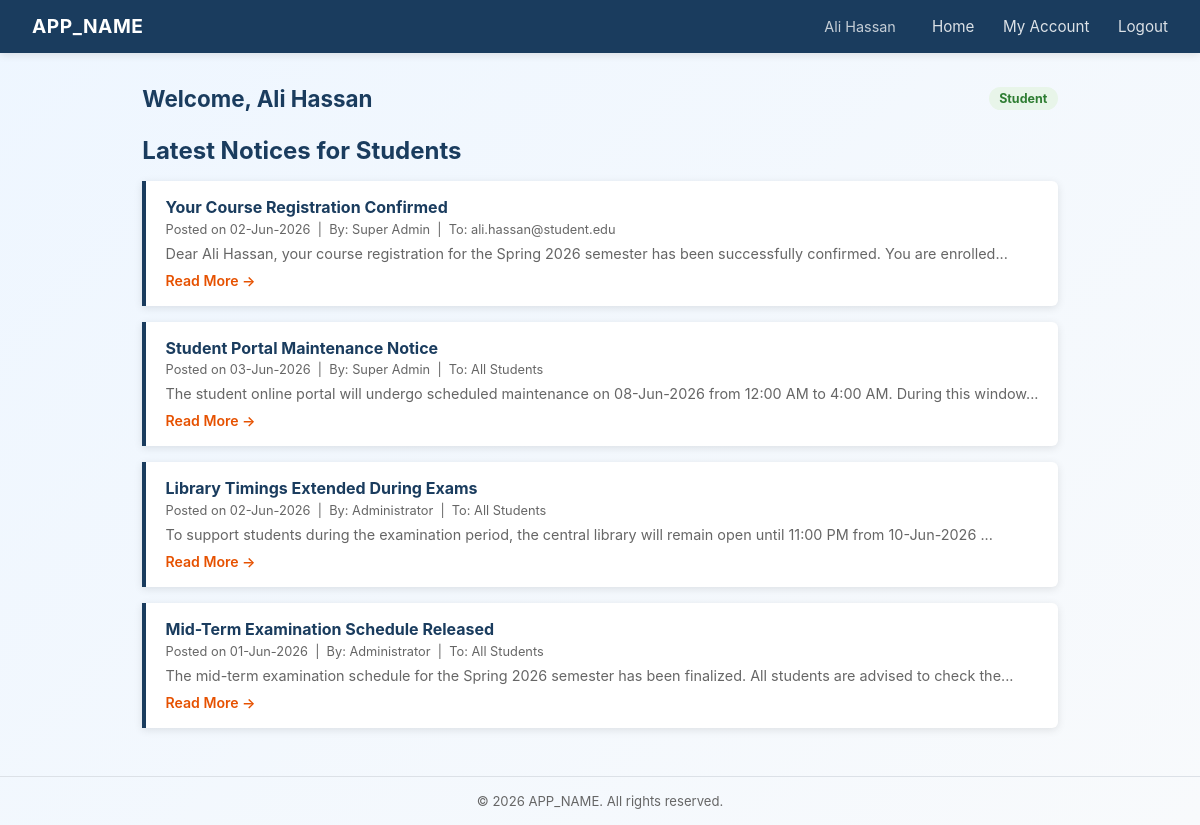
Screenshot of /user/dashboard.php (signed in) with the database file from the repository.
### tables this page shows
CREATE TABLE `notices` (
  `ID` int(11) NOT NULL,
  `subject` varchar(255) NOT NULL,
  `detail` text NOT NULL,
  `date` varchar(20) NOT NULL,
  `user` varchar(100) NOT NULL COMMENT 'Publisher name',
  `category` varchar(255) NOT NULL COMMENT 'Audience: All Students / All Teachers / email',
  `role` varchar(100) NOT NULL COMMENT 'Publisher role'
);

### classes/Database.php (called while the page is built, shortened)
<?php
class Database
{
    private static ?Database $instance = null;
    private mysqli $connection;
    private function __construct()
    {
        $this->connection = new mysqli(DB_HOST, DB_USER, DB_PASS, DB_NAME);
        $this->connection->set_charset('utf8mb4');
    }
    public static function getInstance(): Database
    {
        if (self::$instance === null) {
            self::$instance = new Database();
        }
        return self::$instance;
    }
    public function select(string $sql, string $types = '', array $params = []): array
    {
        $stmt = $this->prepare($sql, $types, $params);
        $stmt->execute();
        $result = $stmt->get_result();
        $rows = [];
        while ($row = $result->fetch_assoc()) {
            $rows[] = $row;
        }
        return $rows;
    }
    private function prepare(string $sql, string $types, array $params): mysqli_stmt
    {
        $stmt = $this->connection->prepare($sql);
        if ($types && $params) {
            $stmt->bind_param($types, ...$params);
        }
        return $stmt;
    }
}

### classes/Notice.php (called while the page is built, shortened)
<?php
class Notice
{
    private Database $db;
    public function __construct()
    {
        $this->db = Database::getInstance();
    }
    public function getForUser(string $email, string $userType): array
    {
        $groupCategory = ($userType === 'Teacher') ? 'All Teachers' : 'All Students';
        return $this->db->select(
            'SELECT * FROM notices
             WHERE category = ? OR category = ? OR category = ?
             ORDER BY ID DESC',
            'sss',
            [$email, $groupCategory, 'All']
        );
    }
}

### user/dashboard.php (the view, shortened to what this page needs)
<?php
$noticeModel = new Notice();
$notices = $noticeModel->getForUser($_SESSION['user_email'], $_SESSION['user_type']);
?>
<?php include __DIR__ . '/../includes/header.php'; ?>
<div class="page-header">
    <h1>Welcome, <?= htmlspecialchars($_SESSION['user_name']) ?></h1>
    <span class="badge badge-success"><?= htmlspecialchars($_SESSION['user_type']) ?></span>
</div>
<h2 style="color:var(--primary); margin-bottom:1rem;">
    Latest Notices for <?= htmlspecialchars($_SESSION['user_type']) ?>s
</h2>
<?php if (empty($notices)): ?>
    <div class="alert alert-info">No notices available at the moment.</div>
<?php else: ?>
    <?php foreach ($notices as $notice): ?>
        <div class="notice-item">
            <h3><?= htmlspecialchars($notice['subject']) ?></h3>
            <div class="meta">
                Posted on <?= htmlspecialchars($notice['date']) ?>
                &nbsp;|&nbsp; By: <?= htmlspecialchars($notice['role']) ?>
                &nbsp;|&nbsp; To: <?= htmlspecialchars($notice['category']) ?>
            </div>
            <p style="margin:.5rem 0; font-size:.9rem; color:var(--muted);">
                <?= htmlspecialchars(substr($notice['detail'], 0, 120)) ?>...
            </p>
            <a href="<?= APP_URL ?>/user/notice.php?id=<?= (int)$notice['ID'] ?>">Read More &rarr;</a>
        </div>
    <?php endforeach; ?>
<?php endif; ?>
<?php include __DIR__ . '/../includes/footer.php'; ?>

### assets/css/style.css (style rules this page uses)
*, *::before, *::after { box-sizing: border-box; margin: 0; padding: 0; }
:root { --primary: #1a3c5e; --secondary: #2e7d32; --accent: #e65100; --bg: #f4f6f8; --white: #ffffff; --text: #333333; --muted: #666666; --border: #dce1e7; --danger: #c62828; --success: #2e7d32; --radius: 6px; --shadow: 0 2px 8px rgba(0,0,0,.1); }
body { font-family: 'Segoe UI', Arial, sans-serif; background: var(--bg); color: var(--text); min-height: 100vh; display: flex; flex-direction: column; }
.badge { display: inline-block; padding: .25rem .65rem; border-radius: 20px; font-size: .78rem; font-weight: 700; }
.badge-success { background: #e8f5e9; color: #2e7d32; }
.notice-item { border-left: 4px solid var(--primary); padding: 1rem 1.2rem; margin-bottom: 1rem; background: var(--white); border-radius: 0 var(--radius) var(--radius) 0; box-shadow: var(--shadow); }
.notice-item h3 { font-size: 1rem; color: var(--primary); margin-bottom: .3rem; }
.notice-item .meta { font-size: .8rem; color: var(--muted); }
.notice-item a { font-size: .88rem; color: var(--accent); text-decoration: none; font-weight: 600; }
.page-header { display: flex; justify-content: space-between; align-items: center; margin-bottom: 1.5rem; }
.page-header h1 { font-size: 1.4rem; color: var(--primary); }
* { box-sizing:border-box; }
body { background: linear-gradient(135deg,#eef6ff,#f8fafc); min-height:100vh; font-family:Inter,Segoe UI,sans-serif; }

### rows the page displays
notices: subject "Your Course Registration Confirmed", date "02-Jun-2026", role "Super Admin", category "ali.hassan@student.edu", detail "Dear Ali Hassan, your course registration for the Spring 2026 semester has been successfully confirmed. You are enrolled"
notices: subject "Student Portal Maintenance Notice", date "03-Jun-2026", role "Super Admin", category "All Students", detail "The student online portal will undergo scheduled maintenance on 08-Jun-2026 from 12:00 AM to 4:00 AM. During this window"
notices: subject "Library Timings Extended During Exams", date "02-Jun-2026", role "Administrator", category "All Students", detail "To support students during the examination period, the central library will remain open until 11:00 PM from 10-Jun-2026"
notices: subject "Mid-Term Examination Schedule Released", date "01-Jun-2026", role "Administrator", category "All Students", detail "The mid-term examination schedule for the Spring 2026 semester has been finalized. All students are advised to check the"

### other values shown
APP_NAME "APP_NAME"
$_SESSION['user_name'] "Ali Hassan"
$_SESSION['user_type'] "Student"
